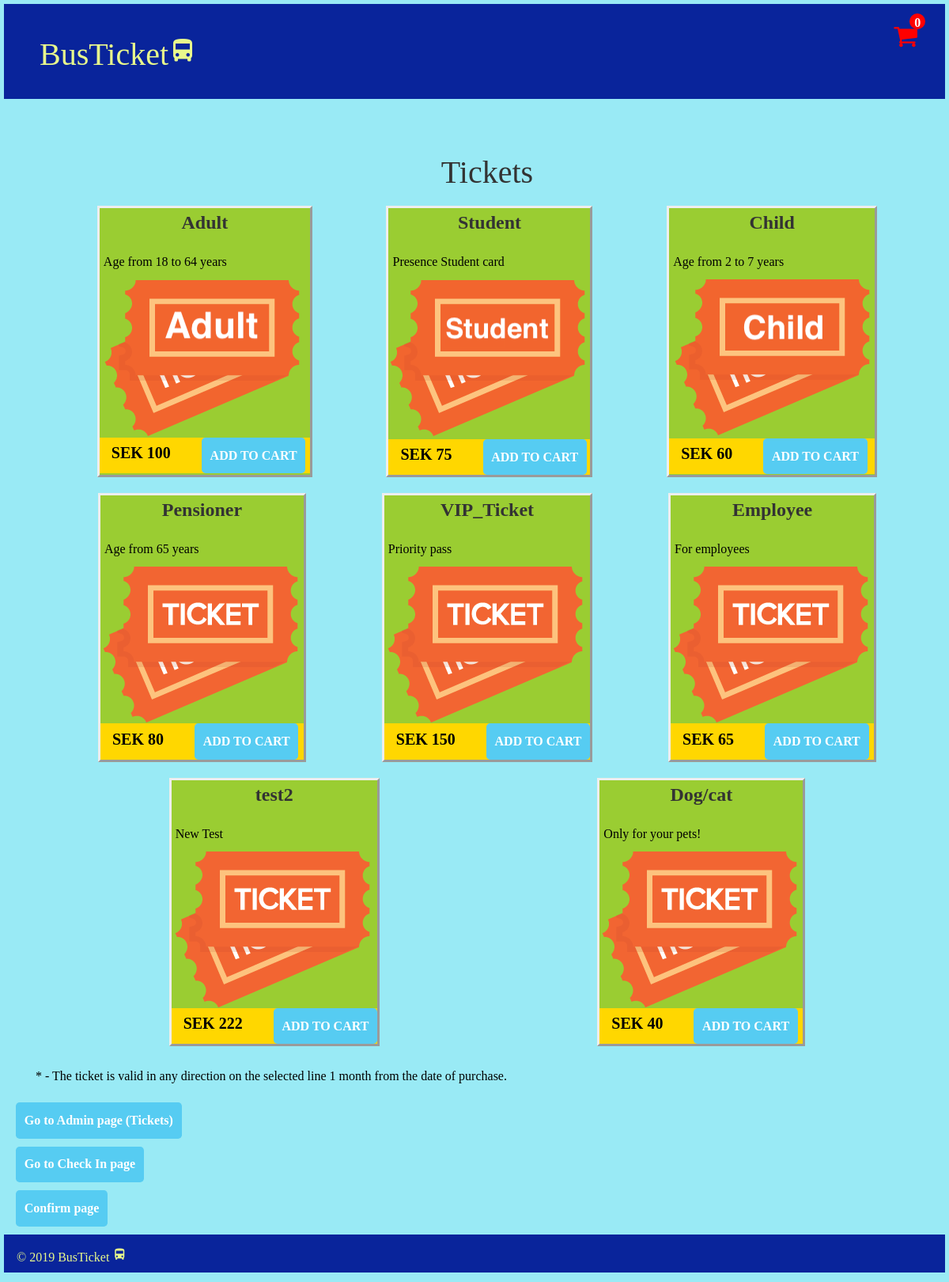
The page /product_page.php on the database its author committed.
### tables this page shows
CREATE TABLE `tickets` (
  `id` int(11) NOT NULL,
  `name_ticket` varchar(45) NOT NULL,
  `price` double NOT NULL,
  `image` varchar(250) DEFAULT NULL,
  `description` varchar(250) DEFAULT NULL
);

### public/lib/config.php (called while the page is built)
<?php
class Db {
    private $host = 'localhost';
    private $db   = 'Tickets';
    private $user = 'root';
    private $pass = '';
    private $charset = 'utf8mb4';
    protected $conn;
    public function __construct() {
        try {
            $dsn = "mysql:host=".$this->host.";dbname=".$this->db.";charset=".$this->charset;
            $this->conn = new PDO($dsn, $this->user, $this->pass);
        } catch (\PDOException $e) {
            throw new \PDOException($e->getMessage(), (int)$e->getCode());
        }
    }
    public function connect(){
        return $this->conn;
    }
}

### public/lib/ticket_class.php (called while the page is built, shortened)
<?php
class Ticket
{
    private $db;
    public function __construct()
    {
        $this->db = new Db();
        $this->db = $this->db->connect();
    }
    public function getTickets()
    {
        $stmt = $this->db->prepare('SELECT * FROM tickets');
        if($stmt->execute()){
            if($stmt->rowCount()>0){
                while ($row=$stmt->fetch(PDO::FETCH_ASSOC))
                {
                    $data[] =$row;
                }
                return $data;
            }
        }
    }
}
?>

### public/lib/common.php (called while the page is built)
<?php
function escape($html) {
  return htmlspecialchars($html, ENT_QUOTES | ENT_SUBSTITUTE, "UTF-8");
}

### public/product_page.php (the view, shortened to what this page needs)
<?php
require_once('lib/ticket_class.php');
require_once('lib/config.php');
require_once('lib/common.php');
$ticket = new Ticket();
$rows = $ticket->getTickets();
?>
<?php include "templates/header.php"; ?>
<div id="top" class="container">
    <a href="#top">
        <div class="cart-red" onclick="showCart('shopping_cart');">
            <i class="fa fa-shopping-cart fa-2x" aria-hidden="true"></i>
            <span id="itemCount">0</span>
        </div>
    </a>
    <section class="container content-section">
        <h2 class="section-header">Tickets</h2>
        <div class="shop-items">
        <?php foreach ($rows as $row) : ?>
            <div class="shop-item">
                <span class="shop-item-title"><?php echo escape($row["name_ticket"]); ?></span>
                <span class="shop-item-description"><?php echo escape($row["description"]); ?></span>
                <img class="shop-item-image" src="<?php echo escape($row["image"]); ?>">
                <div class="shop-item-details">
                    <span class="shop-item-price"><?php echo "SEK " . escape($row["price"]); ?></span>
                    <button class="btn btn-primary shop-item-button" type="button">ADD TO CART</button>
                </div>
            </div>
            <?php endforeach; ?>
    </section>
    <p>* - The ticket is valid in any direction on the selected line 1 month from the date of purchase.</p>
</div>
<a href="index.php" class="btn btn-primary" role="button">Go to Admin page (Tickets)</a><br>
<a href="checkin.php" class="btn btn-primary" role="button">Go to Check In page</a><br>
<a href="confirm_order.php" class="btn btn-primary" role="button">Confirm page</a><br>
<?php include "templates/footer.php"; ?>

### public/templates/header.php (shortened to what this page needs)
<!doctype html>
<html lang="en">
<head>
	<link rel="stylesheet" href="https://maxcdn.bootstrapcdn.com/bootstrap/4.3.1/css/bootstrap.min.css">
	<link rel="stylesheet" href="css/style.css">
	<link rel="stylesheet" href="https://cdnjs.cloudflare.com/ajax/libs/font-awesome/4.7.0/css/font-awesome.min.css">
</head>
<body>
	<h1 id="company_name" class="company_name"> <a href="product_page.php" onclick="deleteCookie();" style="color: rgb(232, 248, 140);text-decoration: none;">BusTicket<i class="material-icons" style="font-size:36px; color: rgb(232, 248, 140);">directions_bus</i></a></h1><br>

### public/templates/footer.php
<footer>
  &copy; <?php echo date('Y'); ?> BusTicket <i class="material-icons" style="font-size:18px; color: rgb(232, 248, 140);">directions_bus</i>
</footer>
</body>
</html>

### public/css/style.css (style rules this page uses)
body { background: rgb(153, 234, 245); padding: 0 10px; }
h1.company_name { color: rgb(232, 248, 140); margin: 5px; text-align: left; height: 3em; padding: 1em 0 0 1em ; background-color: rgb(9, 36, 155); }
.container { min-height: 300px; background: rgb(153, 234, 245); }
a { margin: 5px; }
footer { color: rgb(232, 248, 140); margin: 5px; margin-bottom: 1%; text-align: left; height: 3em; padding: 1em 0 0 1em ; background-color: rgb(9, 36, 155); }
.cart-red { position:fixed; right: 40px; top: 30px; }
.fa-shopping-cart { color:red; cursor: pointer; }
#itemCount { position: absolute; display: block; font-weight: bold; top: -13px; left: 20px; width: 20px; height: 20px; border-radius: 50%; background: red; color: white; text-align: center; }
* { box-sizing: border-box; font-family: Raleway; color: black; }
html, body { margin: 0; padding: 0; min-height: 100%; }
.content-section { margin: 1em; }
.section-header { font-family: "Metal Mania"; font-weight: normal; color: #333; text-align: center; font-size: 2.5em; }
.btn { text-align: center; vertical-align: middle; padding: .67em .67em; cursor: pointer; }
.btn-primary { color: white; background-color: #56CCF2; border: none; border-radius: .3em; font-weight: bold; margin-left: 20px; }
.shop-item { display: block; margin: 10px; background: yellowgreen; -width: 33%; min-width: 260px; border: outset; }
.shop-item-title { display: block; width: 100%; text-align: center; font-weight: bold; font-size: 1.5em; color: #333; margin-bottom: 15px; }
.shop-item-image { display:block; margin:auto; }
.shop-item-description { display: flex; align-items: center; padding: 5px; }
.shop-item-price { flex-grow: 1; color: black; font-weight: bolder; font-size: 20px; margin: 0 15px; width: 40%; }
.shop-item-details { background: gold; }
.shop-items { display: flex; flex-wrap: wrap; justify-content: space-around; }

### rows shown on the page
tickets: name_ticket "Adult", description "Age from 18 to 64 years", image (picture), price "100"
tickets: name_ticket "Student", description "Presence Student card", image (picture), price "75"
tickets: name_ticket "Child", description "Age from 2 to 7 years", image (picture), price "60"
tickets: name_ticket "Pensioner", description "Age from 65 years", image (picture), price "80"
tickets: name_ticket "VIP_Ticket", description "Priority pass", image (picture), price "150"
tickets: name_ticket "Employee", description "For employees", image (picture), price "65"
tickets: name_ticket "test2", description "New Test", image (picture), price "222"
tickets: name_ticket "Dog/cat", description "Only for your pets!", image (picture), price "40"
